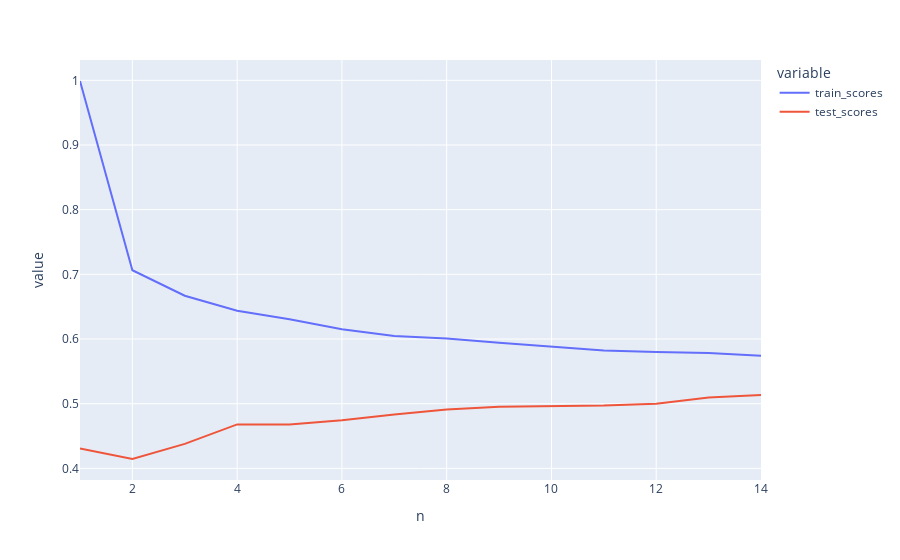

The code cell stored with this chart in its notebook:
### Code cell
df_knn = pd.DataFrame(list(zip(list(range(1,15)), train_scores, test_scores)), columns =['n', 'train_scores', 'test_scores'])
fig = px.line(df_knn, x='n', y=['train_scores', 'test_scores'])
fig.show()

### Figure 1 — Plotly figure (JSON) as saved in the notebook; plotly's stock layout.template omitted (floating-point values rounded to 4 significant figures)
{"data": [{"hovertemplate": "variable=train_scores<br>n=%{x}<br>value=%{y}<extra></extra>", "legendgroup": "train_scores", "line": {"color": "#636efa", "dash": "solid"}, "marker": {"symbol": "circle"}, "mode": "lines", "name": "train_scores", "orientation": "v", "showlegend": true, "type": "scatter", "x": [1, 2, 3, 4, 5, 6, 7, 8, 9, 10, 11, 12, 13, 14], "xaxis": "x", "y": [0.999, 0.7064, 0.6669, 0.6438, 0.6307, 0.6149, 0.6045, 0.6006, 0.594, 0.5881, 0.5824, 0.58, 0.5784, 0.574], "yaxis": "y"}, {"hovertemplate": "variable=test_scores<br>n=%{x}<br>value=%{y}<extra></extra>", "legendgroup": "test_scores", "line": {"color": "#EF553B", "dash": "solid"}, "marker": {"symbol": "circle"}, "mode": "lines", "name": "test_scores", "orientation": "v", "showlegend": true, "type": "scatter", "x": [1, 2, 3, 4, 5, 6, 7, 8, 9, 10, 11, 12, 13, 14], "xaxis": "x", "y": [0.4308, 0.4145, 0.4379, 0.468, 0.4676, 0.4744, 0.4833, 0.491, 0.4952, 0.4965, 0.4971, 0.5, 0.5096, 0.5135], "yaxis": "y"}], "layout": {"legend": {"title": {"text": "variable"}, "tracegroupgap": 0}, "margin": {"t": 60}, "xaxis": {"anchor": "y", "domain": [0, 1], "title": {"text": "n"}}, "yaxis": {"anchor": "x", "domain": [0, 1], "title": {"text": "value"}}}}
